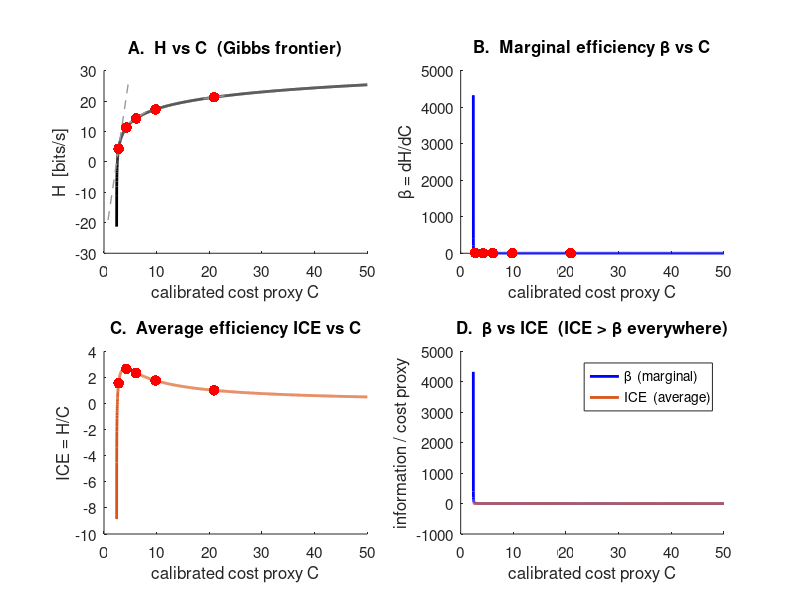

The MATLAB script that drew this image: (Note: this script raises an error after producing the figure.)
%% figure_HC_phase.m — H-C phase diagram on the Gibbs manifold
%
%  Gibbs-optimal frontier under calibrated cost proxy c(r) = 2.4 + 0.37*r.
%  All curves are expressed directly in terms of C (no explicit firing rate).
%  Consistent with the formula in the main text (Section 2.5 / result5):
%
%    H(C)   = R0/ln2 * [1 + ln((C-2.4)/0.37)]   [bits/s]
%    beta(C) = dH/dC = R0 / [(ln2)(C-2.4)]
%    ICE(C)  = H(C) / C
%
%  Free parameter: R0 (observation rate [Hz])

clear; clc; close all;

%% ======================================================================
%% Parameter
%% ======================================================================
R0    = 3;                          % observation rate [Hz]

%% ======================================================================
%% Cost-proxy axis  (C > 2.4, baseline excluded)
%% ======================================================================
C_vec = 2.401 : 0.01 : 50;         % calibrated cost proxy

%% ======================================================================
%% Gibbs-optimal frontier (no firing-rate variable needed)
%% ======================================================================
Hdot = (R0 / log(2)) .* (1 + log((C_vec - 2.4) / 0.37));   % bits/s
beta = R0 ./ (log(2) .* (C_vec - 2.4));
ICE  = Hdot ./ C_vec;

%% ======================================================================
%% Reference points (C values only; r = (C-2.4)/0.37 not needed)
%% ======================================================================
C_marks    = 2.4 + 0.37 * [1, 5, 10, 20, 50];   % selected proxy-cost levels
H_marks    = (R0 / log(2)) .* (1 + log((C_marks - 2.4) / 0.37));
beta_marks = R0 ./ (log(2) .* (C_marks - 2.4));
ICE_marks  = H_marks ./ C_marks;

%% ======================================================================
%% Figure
%% ======================================================================
figure;
set(gcf, 'Color', 'w', 'Position', [100 100 1000 800]);

% ---- Panel A: H vs C ----
subplot(2, 2, 1); hold on;
plot(C_vec, Hdot, 'k-', 'LineWidth', 2);
% Tangent lines (slope = beta) at selected C
for i = [1, 3, 5]
    C0 = C_marks(i);  H0 = H_marks(i);  s = beta_marks(i);
    C_tan = C0 + [-2, 2];
    H_tan = H0 + s * (C_tan - C0);
    plot(C_tan, H_tan, '--', 'Color', [0.6 0.6 0.6], 'LineWidth', 1);
end
scatter(C_marks, H_marks, 60, 'r', 'filled');
xlabel('calibrated cost proxy C', 'FontSize', 13);
ylabel('H  [bits/s]',  'FontSize', 13);
title('A.  H vs C  (Gibbs frontier)', 'FontSize', 13, 'FontWeight', 'bold');
set(gca, 'FontSize', 11);

% ---- Panel B: beta vs C ----
subplot(2, 2, 2); hold on;
plot(C_vec, beta, 'b-', 'LineWidth', 2);
scatter(C_marks, beta_marks, 60, 'r', 'filled');
xlabel('calibrated cost proxy C', 'FontSize', 13);
ylabel('\beta = dH/dC', 'FontSize', 13);
title('B.  Marginal efficiency \beta vs C', 'FontSize', 13, 'FontWeight', 'bold');
set(gca, 'FontSize', 11);

% ---- Panel C: ICE vs C ----
subplot(2, 2, 3); hold on;
plot(C_vec, ICE, '-', 'Color', [0.85 0.33 0.1], 'LineWidth', 2);
scatter(C_marks, ICE_marks, 60, 'r', 'filled');
xlabel('calibrated cost proxy C', 'FontSize', 13);
ylabel('ICE = H/C', 'FontSize', 13);
title('C.  Average efficiency ICE vs C', 'FontSize', 13, 'FontWeight', 'bold');
set(gca, 'FontSize', 11);

% ---- Panel D: beta and ICE together ----
subplot(2, 2, 4); hold on;
plot(C_vec, beta, 'b-',  'LineWidth', 2);
plot(C_vec, ICE,  '-',   'Color', [0.85 0.33 0.1], 'LineWidth', 2);
xlabel('calibrated cost proxy C', 'FontSize', 13);
ylabel('information / cost proxy', 'FontSize', 13);
title('D.  \beta vs ICE  (ICE > \beta everywhere)', 'FontSize', 13, 'FontWeight', 'bold');
legend({'\beta  (marginal)', 'ICE  (average)'}, 'Location', 'northeast', 'FontSize', 10);
set(gca, 'FontSize', 11);

sgtitle(sprintf('H–C Phase Diagram  (R_0 = %d Hz)', R0), ...
    'FontSize', 15, 'FontWeight', 'bold');

%% ======================================================================
%% Print key values
%% ======================================================================
fprintf('\n  cost proxy C   H [bits/s]   beta   ICE\n');
fprintf('  ------    ----------   -------------   ------------\n');
for i = 1:length(C_marks)
    fprintf('  %6.2f    %10.2f   %10.4f      %10.4f\n', ...
        C_marks(i), H_marks(i), beta_marks(i), ICE_marks(i));
end
